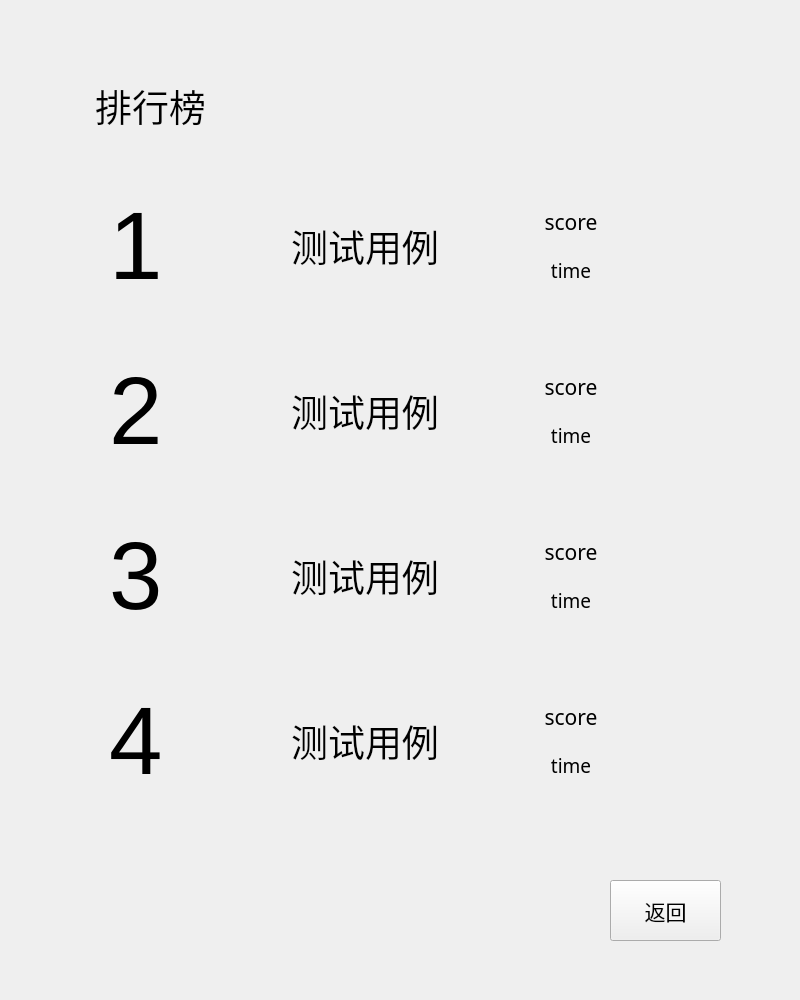
<?xml version="1.0" encoding="UTF-8"?>
<ui version="4.0">
 <class>RankingsScene</class>
 <widget class="QWidget" name="RankingsScene">
  <property name="geometry">
   <rect>
    <x>0</x>
    <y>0</y>
    <width>800</width>
    <height>1000</height>
   </rect>
  </property>
  <property name="minimumSize">
   <size>
    <width>800</width>
    <height>1000</height>
   </size>
  </property>
  <property name="maximumSize">
   <size>
    <width>800</width>
    <height>1000</height>
   </size>
  </property>
  <property name="windowTitle">
   <string>Form</string>
  </property>
  <widget class="QWidget" name="widget" native="true">
   <property name="geometry">
    <rect>
     <x>100</x>
     <y>150</y>
     <width>601</width>
     <height>691</height>
    </rect>
   </property>
   <layout class="QVBoxLayout" name="verticalLayout_2">
    <item>
     <widget class="QWidget" name="rankwidget" native="true">
      <property name="sizePolicy">
       <sizepolicy hsizetype="Fixed" vsizetype="Fixed">
        <horstretch>0</horstretch>
        <verstretch>0</verstretch>
       </sizepolicy>
      </property>
      <layout class="QHBoxLayout" name="horizontalLayout">
       <item>
        <widget class="QLabel" name="numLabel">
         <property name="sizePolicy">
          <sizepolicy hsizetype="Fixed" vsizetype="Preferred">
           <horstretch>0</horstretch>
           <verstretch>0</verstretch>
          </sizepolicy>
         </property>
         <property name="minimumSize">
          <size>
           <width>100</width>
           <height>0</height>
          </size>
         </property>
         <property name="font">
          <font>
           <family>Arial</family>
           <pointsize>72</pointsize>
          </font>
         </property>
         <property name="text">
          <string>1</string>
         </property>
         <property name="alignment">
          <set>Qt::AlignLeading|Qt::AlignLeft|Qt::AlignVCenter</set>
         </property>
        </widget>
       </item>
       <item>
        <widget class="QLabel" name="nameLabel">
         <property name="sizePolicy">
          <sizepolicy hsizetype="Fixed" vsizetype="Preferred">
           <horstretch>0</horstretch>
           <verstretch>0</verstretch>
          </sizepolicy>
         </property>
         <property name="minimumSize">
          <size>
           <width>300</width>
           <height>0</height>
          </size>
         </property>
         <property name="font">
          <font>
           <family>等线</family>
           <pointsize>28</pointsize>
          </font>
         </property>
         <property name="text">
          <string>测试用例</string>
         </property>
         <property name="alignment">
          <set>Qt::AlignCenter</set>
         </property>
        </widget>
       </item>
       <item>
        <widget class="QWidget" name="widget_3" native="true">
         <property name="sizePolicy">
          <sizepolicy hsizetype="Fixed" vsizetype="Preferred">
           <horstretch>0</horstretch>
           <verstretch>0</verstretch>
          </sizepolicy>
         </property>
         <property name="minimumSize">
          <size>
           <width>100</width>
           <height>0</height>
          </size>
         </property>
         <layout class="QVBoxLayout" name="verticalLayout">
          <item>
           <widget class="QLabel" name="scoreLabel">
            <property name="sizePolicy">
             <sizepolicy hsizetype="Preferred" vsizetype="Preferred">
              <horstretch>0</horstretch>
              <verstretch>0</verstretch>
             </sizepolicy>
            </property>
            <property name="font">
             <font>
              <family>Agency FB</family>
              <pointsize>16</pointsize>
             </font>
            </property>
            <property name="text">
             <string>score</string>
            </property>
            <property name="alignment">
             <set>Qt::AlignCenter</set>
            </property>
           </widget>
          </item>
          <item>
           <widget class="QLabel" name="timeLabel">
            <property name="sizePolicy">
             <sizepolicy hsizetype="Preferred" vsizetype="Preferred">
              <horstretch>0</horstretch>
              <verstretch>0</verstretch>
             </sizepolicy>
            </property>
            <property name="font">
             <font>
              <family>Agency FB</family>
              <pointsize>14</pointsize>
             </font>
            </property>
            <property name="text">
             <string>time</string>
            </property>
            <property name="alignment">
             <set>Qt::AlignCenter</set>
            </property>
           </widget>
          </item>
         </layout>
        </widget>
       </item>
      </layout>
     </widget>
    </item>
    <item>
     <widget class="QWidget" name="rankwidget_2" native="true">
      <property name="sizePolicy">
       <sizepolicy hsizetype="Fixed" vsizetype="Fixed">
        <horstretch>0</horstretch>
        <verstretch>0</verstretch>
       </sizepolicy>
      </property>
      <layout class="QHBoxLayout" name="horizontalLayout_2">
       <item>
        <widget class="QLabel" name="numLabel_2">
         <property name="sizePolicy">
          <sizepolicy hsizetype="Fixed" vsizetype="Preferred">
           <horstretch>0</horstretch>
           <verstretch>0</verstretch>
          </sizepolicy>
         </property>
         <property name="minimumSize">
          <size>
           <width>100</width>
           <height>0</height>
          </size>
         </property>
         <property name="font">
          <font>
           <family>Arial</family>
           <pointsize>72</pointsize>
          </font>
         </property>
         <property name="text">
          <string>2</string>
         </property>
         <property name="alignment">
          <set>Qt::AlignLeading|Qt::AlignLeft|Qt::AlignVCenter</set>
         </property>
        </widget>
       </item>
       <item>
        <widget class="QLabel" name="nameLabel_2">
         <property name="sizePolicy">
          <sizepolicy hsizetype="Fixed" vsizetype="Preferred">
           <horstretch>0</horstretch>
           <verstretch>0</verstretch>
          </sizepolicy>
         </property>
         <property name="minimumSize">
          <size>
           <width>300</width>
           <height>0</height>
          </size>
         </property>
         <property name="font">
          <font>
           <family>等线</family>
           <pointsize>28</pointsize>
          </font>
         </property>
         <property name="text">
          <string>测试用例</string>
         </property>
         <property name="alignment">
          <set>Qt::AlignCenter</set>
         </property>
        </widget>
       </item>
       <item>
        <widget class="QWidget" name="widget_4" native="true">
         <property name="sizePolicy">
          <sizepolicy hsizetype="Fixed" vsizetype="Preferred">
           <horstretch>0</horstretch>
           <verstretch>0</verstretch>
          </sizepolicy>
         </property>
         <property name="minimumSize">
          <size>
           <width>100</width>
           <height>0</height>
          </size>
         </property>
         <layout class="QVBoxLayout" name="verticalLayout_3">
          <item>
           <widget class="QLabel" name="scoreLabel_2">
            <property name="sizePolicy">
             <sizepolicy hsizetype="Preferred" vsizetype="Preferred">
              <horstretch>0</horstretch>
              <verstretch>0</verstretch>
             </sizepolicy>
            </property>
            <property name="font">
             <font>
              <family>Agency FB</family>
              <pointsize>16</pointsize>
             </font>
            </property>
            <property name="text">
             <string>score</string>
            </property>
            <property name="alignment">
             <set>Qt::AlignCenter</set>
            </property>
           </widget>
          </item>
          <item>
           <widget class="QLabel" name="timeLabel_2">
            <property name="sizePolicy">
             <sizepolicy hsizetype="Preferred" vsizetype="Preferred">
              <horstretch>0</horstretch>
              <verstretch>0</verstretch>
             </sizepolicy>
            </property>
            <property name="font">
             <font>
              <family>Agency FB</family>
              <pointsize>14</pointsize>
             </font>
            </property>
            <property name="text">
             <string>time</string>
            </property>
            <property name="alignment">
             <set>Qt::AlignCenter</set>
            </property>
           </widget>
          </item>
         </layout>
        </widget>
       </item>
      </layout>
     </widget>
    </item>
    <item>
     <widget class="QWidget" name="rankwidget_3" native="true">
      <property name="sizePolicy">
       <sizepolicy hsizetype="Fixed" vsizetype="Fixed">
        <horstretch>0</horstretch>
        <verstretch>0</verstretch>
       </sizepolicy>
      </property>
      <layout class="QHBoxLayout" name="horizontalLayout_3">
       <item>
        <widget class="QLabel" name="numLabel_3">
         <property name="sizePolicy">
          <sizepolicy hsizetype="Fixed" vsizetype="Preferred">
           <horstretch>0</horstretch>
           <verstretch>0</verstretch>
          </sizepolicy>
         </property>
         <property name="minimumSize">
          <size>
           <width>100</width>
           <height>0</height>
          </size>
         </property>
         <property name="font">
          <font>
           <family>Arial</family>
           <pointsize>72</pointsize>
          </font>
         </property>
         <property name="text">
          <string>3</string>
         </property>
         <property name="alignment">
          <set>Qt::AlignLeading|Qt::AlignLeft|Qt::AlignVCenter</set>
         </property>
        </widget>
       </item>
       <item>
        <widget class="QLabel" name="nameLabel_3">
         <property name="sizePolicy">
          <sizepolicy hsizetype="Fixed" vsizetype="Preferred">
           <horstretch>0</horstretch>
           <verstretch>0</verstretch>
          </sizepolicy>
         </property>
         <property name="minimumSize">
          <size>
           <width>300</width>
           <height>0</height>
          </size>
         </property>
         <property name="font">
          <font>
           <family>等线</family>
           <pointsize>28</pointsize>
          </font>
         </property>
         <property name="text">
          <string>测试用例</string>
         </property>
         <property name="alignment">
          <set>Qt::AlignCenter</set>
         </property>
        </widget>
       </item>
       <item>
        <widget class="QWidget" name="widget_5" native="true">
         <property name="sizePolicy">
          <sizepolicy hsizetype="Fixed" vsizetype="Preferred">
           <horstretch>0</horstretch>
           <verstretch>0</verstretch>
          </sizepolicy>
         </property>
         <property name="minimumSize">
          <size>
           <width>100</width>
           <height>0</height>
          </size>
         </property>
         <layout class="QVBoxLayout" name="verticalLayout_4">
          <item>
           <widget class="QLabel" name="scoreLabel_3">
            <property name="sizePolicy">
             <sizepolicy hsizetype="Preferred" vsizetype="Preferred">
              <horstretch>0</horstretch>
              <verstretch>0</verstretch>
             </sizepolicy>
            </property>
            <property name="font">
             <font>
              <family>Agency FB</family>
              <pointsize>16</pointsize>
             </font>
            </property>
            <property name="text">
             <string>score</string>
            </property>
            <property name="alignment">
             <set>Qt::AlignCenter</set>
            </property>
           </widget>
          </item>
          <item>
           <widget class="QLabel" name="timeLabel_3">
            <property name="sizePolicy">
             <sizepolicy hsizetype="Preferred" vsizetype="Preferred">
              <horstretch>0</horstretch>
              <verstretch>0</verstretch>
             </sizepolicy>
            </property>
            <property name="font">
             <font>
              <family>Agency FB</family>
              <pointsize>14</pointsize>
             </font>
            </property>
            <property name="text">
             <string>time</string>
            </property>
            <property name="alignment">
             <set>Qt::AlignCenter</set>
            </property>
           </widget>
          </item>
         </layout>
        </widget>
       </item>
      </layout>
     </widget>
    </item>
    <item>
     <widget class="QWidget" name="rankwidget_4" native="true">
      <property name="sizePolicy">
       <sizepolicy hsizetype="Fixed" vsizetype="Fixed">
        <horstretch>0</horstretch>
        <verstretch>0</verstretch>
       </sizepolicy>
      </property>
      <layout class="QHBoxLayout" name="horizontalLayout_4">
       <item>
        <widget class="QLabel" name="numLabel_4">
         <property name="sizePolicy">
          <sizepolicy hsizetype="Fixed" vsizetype="Preferred">
           <horstretch>0</horstretch>
           <verstretch>0</verstretch>
          </sizepolicy>
         </property>
         <property name="minimumSize">
          <size>
           <width>100</width>
           <height>0</height>
          </size>
         </property>
         <property name="font">
          <font>
           <family>Arial</family>
           <pointsize>72</pointsize>
          </font>
         </property>
         <property name="text">
          <string>4</string>
         </property>
         <property name="alignment">
          <set>Qt::AlignLeading|Qt::AlignLeft|Qt::AlignVCenter</set>
         </property>
        </widget>
       </item>
       <item>
        <widget class="QLabel" name="nameLabel_4">
         <property name="sizePolicy">
          <sizepolicy hsizetype="Fixed" vsizetype="Preferred">
           <horstretch>0</horstretch>
           <verstretch>0</verstretch>
          </sizepolicy>
         </property>
         <property name="minimumSize">
          <size>
           <width>300</width>
           <height>0</height>
          </size>
         </property>
         <property name="font">
          <font>
           <family>等线</family>
           <pointsize>28</pointsize>
          </font>
         </property>
         <property name="text">
          <string>测试用例</string>
         </property>
         <property name="alignment">
          <set>Qt::AlignCenter</set>
         </property>
        </widget>
       </item>
       <item>
        <widget class="QWidget" name="widget_6" native="true">
         <property name="sizePolicy">
          <sizepolicy hsizetype="Fixed" vsizetype="Preferred">
           <horstretch>0</horstretch>
           <verstretch>0</verstretch>
          </sizepolicy>
         </property>
         <property name="minimumSize">
          <size>
           <width>100</width>
           <height>0</height>
          </size>
         </property>
         <layout class="QVBoxLayout" name="verticalLayout_5">
          <item>
           <widget class="QLabel" name="scoreLabel_4">
            <property name="sizePolicy">
             <sizepolicy hsizetype="Preferred" vsizetype="Preferred">
              <horstretch>0</horstretch>
              <verstretch>0</verstretch>
             </sizepolicy>
            </property>
            <property name="font">
             <font>
              <family>Agency FB</family>
              <pointsize>16</pointsize>
             </font>
            </property>
            <property name="text">
             <string>score</string>
            </property>
            <property name="alignment">
             <set>Qt::AlignCenter</set>
            </property>
           </widget>
          </item>
          <item>
           <widget class="QLabel" name="timeLabel_4">
            <property name="sizePolicy">
             <sizepolicy hsizetype="Preferred" vsizetype="Preferred">
              <horstretch>0</horstretch>
              <verstretch>0</verstretch>
             </sizepolicy>
            </property>
            <property name="font">
             <font>
              <family>Agency FB</family>
              <pointsize>14</pointsize>
             </font>
            </property>
            <property name="text">
             <string>time</string>
            </property>
            <property name="alignment">
             <set>Qt::AlignCenter</set>
            </property>
           </widget>
          </item>
         </layout>
        </widget>
       </item>
      </layout>
     </widget>
    </item>
   </layout>
  </widget>
  <widget class="QPushButton" name="backBtn">
   <property name="geometry">
    <rect>
     <x>610</x>
     <y>880</y>
     <width>111</width>
     <height>61</height>
    </rect>
   </property>
   <property name="font">
    <font>
     <family>等线</family>
     <pointsize>16</pointsize>
    </font>
   </property>
   <property name="text">
    <string>返回</string>
   </property>
  </widget>
  <widget class="QLabel" name="ss">
   <property name="geometry">
    <rect>
     <x>30</x>
     <y>50</y>
     <width>241</width>
     <height>111</height>
    </rect>
   </property>
   <property name="sizePolicy">
    <sizepolicy hsizetype="Fixed" vsizetype="Preferred">
     <horstretch>0</horstretch>
     <verstretch>0</verstretch>
    </sizepolicy>
   </property>
   <property name="font">
    <font>
     <family>等线</family>
     <pointsize>28</pointsize>
    </font>
   </property>
   <property name="text">
    <string>排行榜</string>
   </property>
   <property name="alignment">
    <set>Qt::AlignCenter</set>
   </property>
  </widget>
 </widget>
 <resources/>
 <connections/>
</ui>
